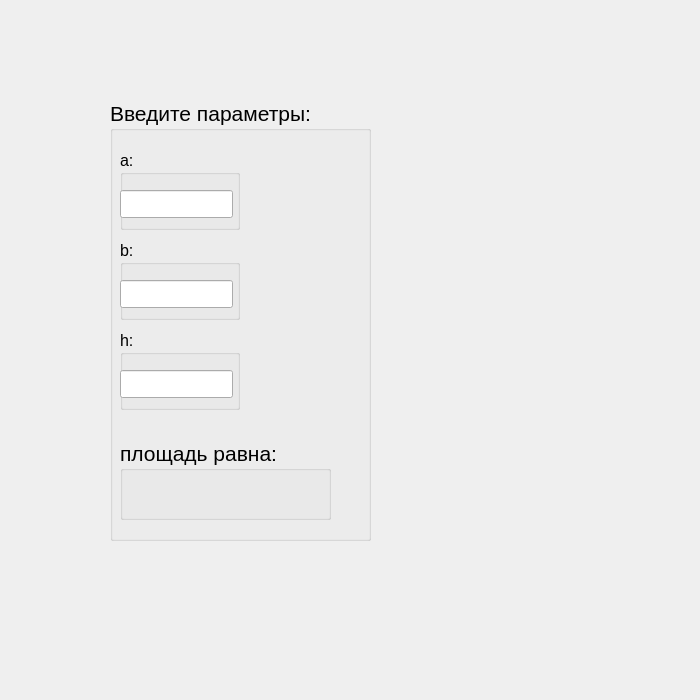
<?xml version="1.0" encoding="UTF-8"?>
<ui version="4.0">
 <class>Trapezoid</class>
 <widget class="QWidget" name="Trapezoid">
  <property name="geometry">
   <rect>
    <x>0</x>
    <y>0</y>
    <width>700</width>
    <height>700</height>
   </rect>
  </property>
  <property name="windowTitle">
   <string>Form</string>
  </property>
  <widget class="QGroupBox" name="groupBox">
   <property name="geometry">
    <rect>
     <x>110</x>
     <y>100</y>
     <width>261</width>
     <height>441</height>
    </rect>
   </property>
   <property name="font">
    <font>
     <pointsize>16</pointsize>
    </font>
   </property>
   <property name="title">
    <string>Введите параметры:</string>
   </property>
   <widget class="QGroupBox" name="groupBox_2">
    <property name="geometry">
     <rect>
      <x>10</x>
      <y>340</y>
      <width>211</width>
      <height>80</height>
     </rect>
    </property>
    <property name="title">
     <string>площадь равна:</string>
    </property>
    <widget class="QLabel" name="label">
     <property name="geometry">
      <rect>
       <x>0</x>
       <y>40</y>
       <width>211</width>
       <height>31</height>
      </rect>
     </property>
     <property name="text">
      <string/>
     </property>
    </widget>
   </widget>
   <widget class="QGroupBox" name="groupBox_3">
    <property name="geometry">
     <rect>
      <x>10</x>
      <y>50</y>
      <width>120</width>
      <height>80</height>
     </rect>
    </property>
    <property name="font">
     <font>
      <pointsize>12</pointsize>
     </font>
    </property>
    <property name="title">
     <string>а:</string>
    </property>
    <widget class="QLineEdit" name="lineEdit">
     <property name="geometry">
      <rect>
       <x>0</x>
       <y>40</y>
       <width>113</width>
       <height>28</height>
      </rect>
     </property>
    </widget>
   </widget>
   <widget class="QGroupBox" name="groupBox_4">
    <property name="geometry">
     <rect>
      <x>10</x>
      <y>140</y>
      <width>120</width>
      <height>80</height>
     </rect>
    </property>
    <property name="font">
     <font>
      <pointsize>12</pointsize>
     </font>
    </property>
    <property name="title">
     <string>b:</string>
    </property>
    <widget class="QLineEdit" name="lineEdit_2">
     <property name="geometry">
      <rect>
       <x>0</x>
       <y>40</y>
       <width>113</width>
       <height>28</height>
      </rect>
     </property>
    </widget>
   </widget>
   <widget class="QGroupBox" name="groupBox_5">
    <property name="geometry">
     <rect>
      <x>10</x>
      <y>230</y>
      <width>120</width>
      <height>80</height>
     </rect>
    </property>
    <property name="font">
     <font>
      <pointsize>12</pointsize>
     </font>
    </property>
    <property name="title">
     <string>h:</string>
    </property>
    <widget class="QLineEdit" name="lineEdit_3">
     <property name="geometry">
      <rect>
       <x>0</x>
       <y>40</y>
       <width>113</width>
       <height>28</height>
      </rect>
     </property>
    </widget>
   </widget>
  </widget>
 </widget>
 <resources/>
 <connections/>
</ui>
